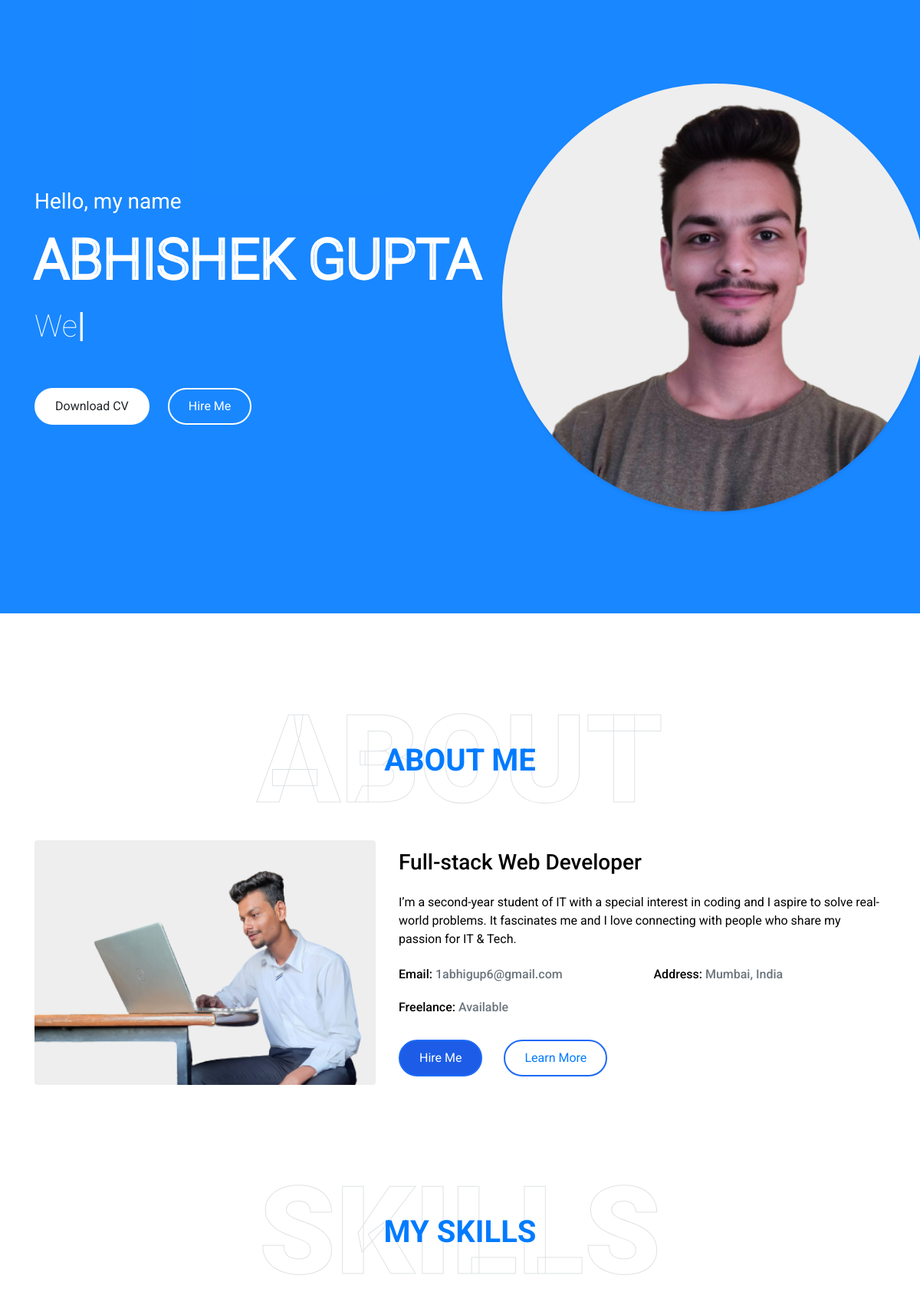
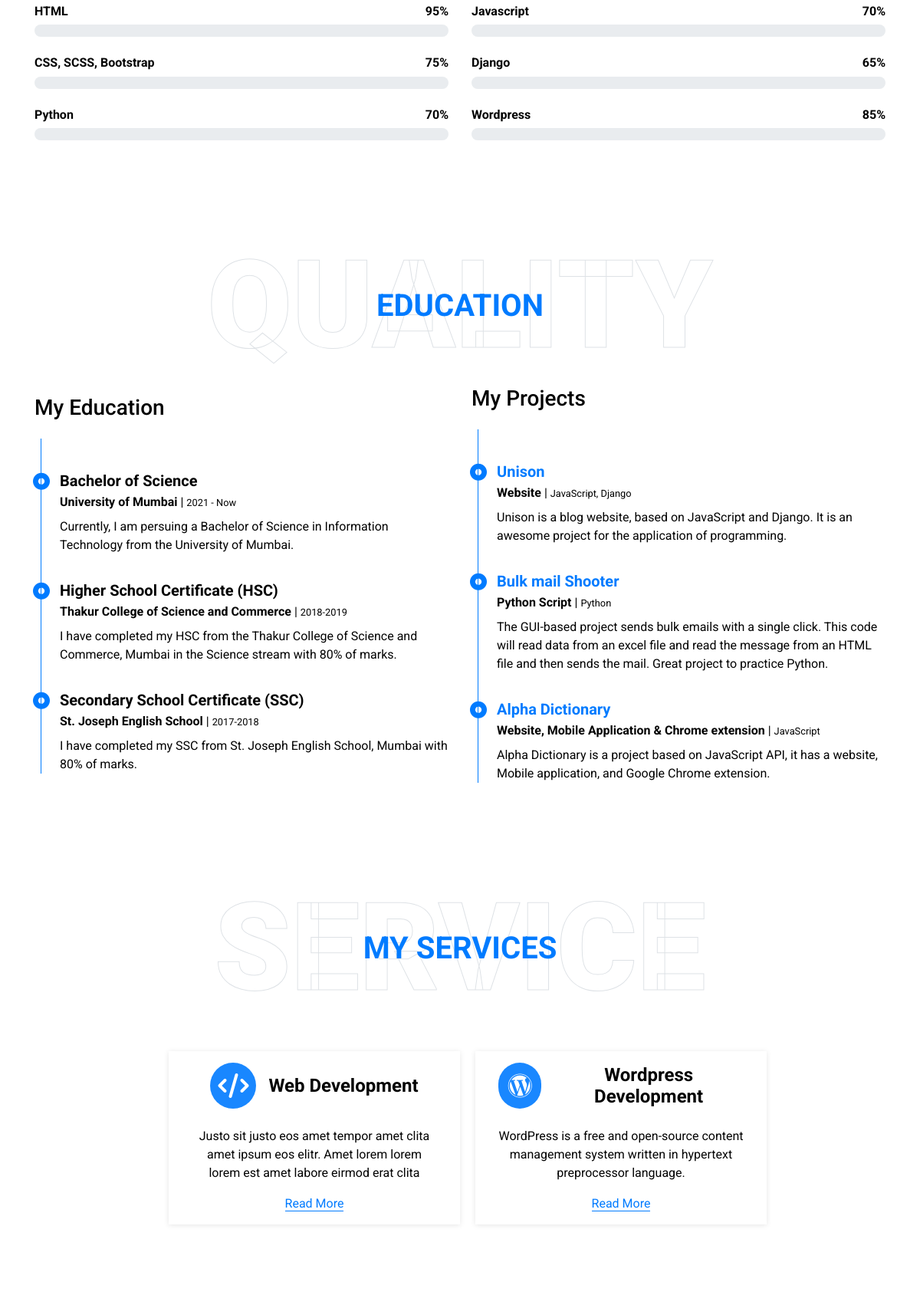
The app's page / (upper part), older data (2 pictures, top to bottom).
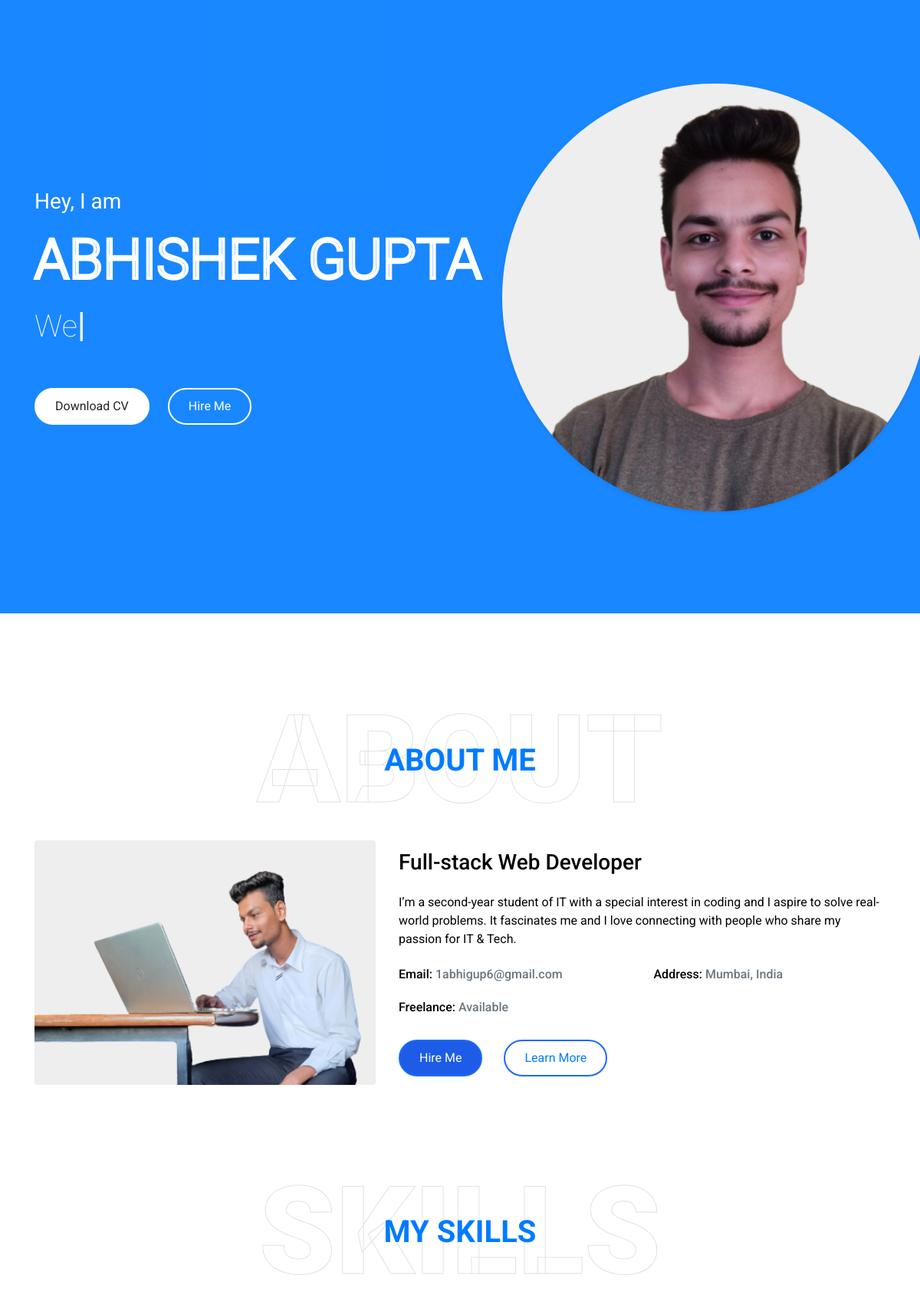
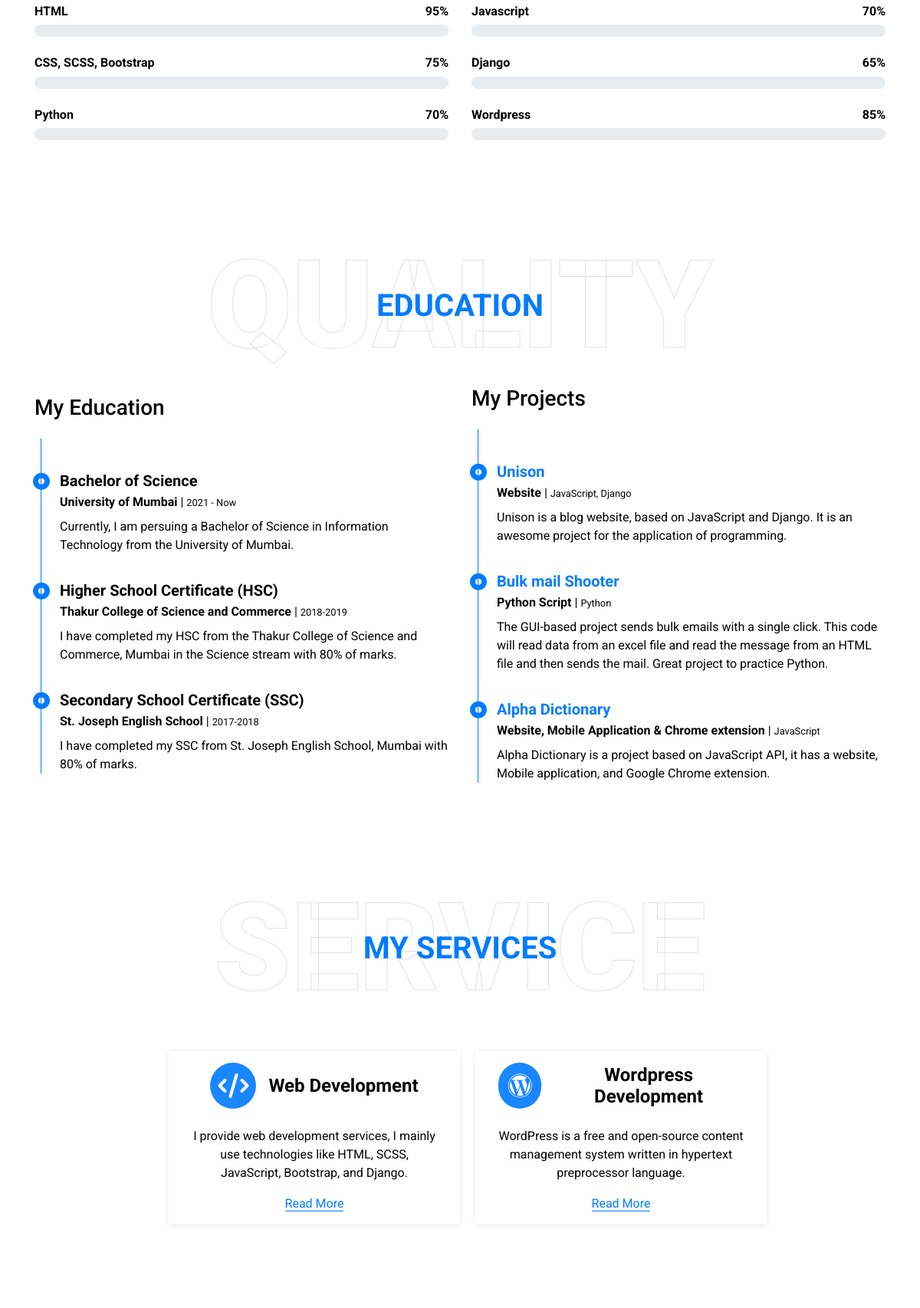
The same page, newer data (2 pictures, top to bottom).
### header/models.py (models this page shows)
class header_model(models.Model):
    salutation_text = models.CharField(max_length=50, null=True)
    my_name = models.CharField(max_length=50, null=True)
    my_image = models.ImageField(
        upload_to="main_image", max_length=500, null=True, default=None)
    my_image_alt_text = models.CharField(max_length=200, null=True)
    my_skills = models.CharField(max_length=200, null=True)

### service/models.py (models this page shows)
class service_model(models.Model):
    service_title = models.CharField(max_length=50)
    service_description = models.TextField()
    service_icon = models.CharField(max_length=100)

### abhifolio/views.py (the view, shortened to what this page needs)
# urls.py: 2. Add a URL to urlpatterns:  path('', views.home, name='home')
def home(request):
    header_model_data = header_model.objects.all()[:1]
    about_model_data = about_model.objects.all()[:1]
    service_model_data = service_model.objects.all()
    myportfolio_model_data = myportfolio_model.objects.all()
    skill_model_data = skill_model.objects.all()
    education_model_data = education_model.objects.all()
    myprojects_model_data = myprojects_model.objects.all()
    submitted = False
    data = {
        'header_model_data': header_model_data,
        'about_model_data': about_model_data,
        'service_model_data': service_model_data,
        'myportfolio_model_data': myportfolio_model_data,
        'skill_model_data': skill_model_data,
        'education_model_data': education_model_data,
        'myprojects_model_data': myprojects_model_data,
        'submitted': submitted
    }
    return render(request, 'index.html', data)

### templates/index.html (shortened to what the changed rows need)
{% extends "base.html" %}
{% block mainContent %}
<body data-spy="scroll" data-target=".navbar" data-offset="51">
    <div class="container-fluid bg-primary d-flex align-items-center mb-5 py-5" id="home" style="min-height: 100vh;">
        <div class="container">
            {% for i in header_model_data %}
            <div class="row align-items-center">
                <div class="col-lg-7 text-center text-lg-left">
                    <h3 class="text-white font-weight-normal mb-3">{{i.salutation_text}}</h3>
                    <h1 class="display-3 text-uppercase text-primary mb-2" style="-webkit-text-stroke: 4px #ffffff;">
                        {{i.my_name}}</h1>
                    <h1 class="typed-text-output d-inline font-weight-lighter text-white"></h1>
                    <div class="d-flex align-items-center justify-content-center justify-content-lg-start pt-5">
                        <a href="" class="btn btn-white mr-4">Download CV</a>
                        <a href="#contact" class="btn btn-blue d-none d-sm-block">Hire Me</a>
                    </div>
                </div>
                <div class="col-lg-6 px-8 pl-lg-0 pb-5 pb-lg-4 about-img">
                    <img class="img-fluid w-100 rounded-circle shadow-sm" src="/media/{{i.my_image}}" alt="{{i.my_image_alt_text}}">
                </div>
            </div>
            {% endfor %}
        </div>
    </div>
    <div class="container-fluid py-5" id="about">
        <div class="container">
            <div class="position-relative d-flex align-items-center justify-content-center">
                <h1 class="display-1 text-uppercase text-white" style="-webkit-text-stroke: 1px #dee2e6;">About</h1>
                <h1 class="position-absolute text-uppercase text-primary">About Me</h1>
            </div>
        </div>
    </div>
    <div class="container-fluid py-5" id="skill">
        <div class="container">
            <div class="position-relative d-flex align-items-center justify-content-center">
                <h1 class="display-1 text-uppercase text-white" style="-webkit-text-stroke: 1px #dee2e6;">Skills</h1>
                <h1 class="position-absolute text-uppercase text-primary">My Skills</h1>
            </div>
        </div>
    </div>
    <div class="container-fluid py-5" id="qualification">
        <div class="container">
            <div class="position-relative d-flex align-items-center justify-content-center">
                <h1 class="display-1 text-uppercase text-white" style="-webkit-text-stroke: 1px #dee2e6;">Quality</h1>
                <h1 class="position-absolute text-uppercase text-primary">Education</h1>
            </div>
        </div>
    </div>
    <div class="container-fluid pt-5" id="service">
        <div class="container">
            <div class="service-h4 position-relative d-flex align-items-center justify-content-center">
                <h1 class="display-1 text-uppercase text-white" style="-webkit-text-stroke: 1px #dee2e6;">Service</h1>
                <h1 class="position-absolute text-uppercase text-primary">My Services</h1>
            </div>
            <div class="row pb-3 align-items-center justify-content-center">
                {% for i in service_model_data %}
                <div class="service-box col-lg-4 col-md-6 text-center mb-5">
                    <div class="d-flex align-items-center justify-content-center mb-4">
                        <i class="{{i.service_icon}} service-icon bg-primary text-white mr-3"></i>
                        <h4 class="font-weight-bold m-0">{{i.service_title}}</h4>
                    </div>
                    <p>{{i.service_description}}</p>
                    <a class="border-bottom border-primary text-decoration-none" href="">Read More</a>
                </div>
                {% endfor %}
            </div>
        </div>
    </div>
    {% endblock mainContent %}

Row changes from the older to the newer data that the page shows:
changed header_model "ABHISHEK GUPTA": salutation_text "Hello, my name" → "Hey, I am"
changed service_model "Web Development": service_description "Justo sit justo eos amet tempor amet clita amet ipsum eos elitr. Amet lorem lorem lorem est amet labore eirmod erat clita" → "I provide web development services, I mainly use technologies like HTML, SCSS, JavaScript, Bootstrap, and Django."
